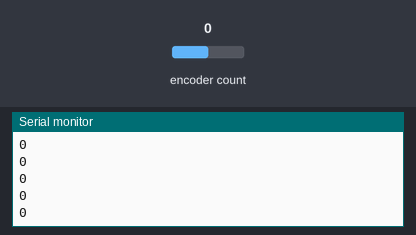
The sketch below on a simulated Arduino Uno, built with avr-gcc and run on an emulated ATmega328P. Shown: the last lines printed to the serial monitor. The inputs (shaded band) are chosen by the test bench; at power-on: encoder count 0.

Above: at 1.2 s.
1.3 s: encoder count set to 1
At 1.31 s:
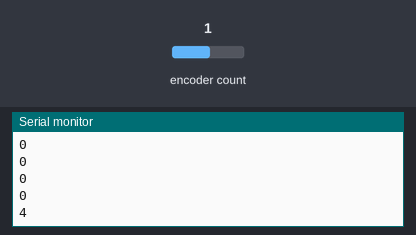
2.8 s: encoder count set to 0
At 2.81 s:
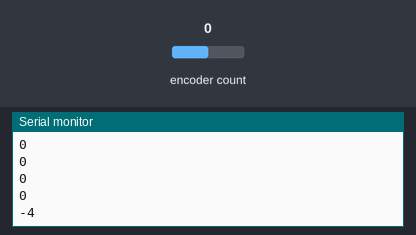
Timing chart, 0 to 5.8 s (numbered marks = the images above; inputs shaded):
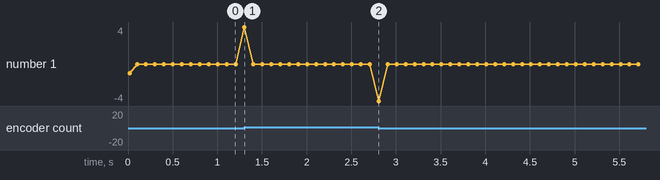

The sketch:

encoder.ino
```cpp
#include <Encoder.h>
#include <util/atomic.h>

// Change these two numbers to the pins connected to your encoder.
//   Best Performance: both pins have interrupt capability
//   Good Performance: only the first pin has interrupt capability
//   Low Performance:  neither pin has interrupt capability
Encoder myEnc(2,3);
//   avoid using pins with LEDs attached

void setup() {
  Serial.begin(9600);
  Serial.println("Basic Encoder Test:");
}

long oldPosition  = -999;
int velocity = 0;

long timePrev = millis();
void loop() {


  long newPosition = myEnc.read();
  int currTime = millis();
  velocity = ((newPosition - oldPosition)*100) / (currTime - timePrev);
  //Serial.println(newPosition - oldPosition);
  oldPosition = newPosition;
  timePrev = currTime;
  //Serial.println(newPosition);
  Serial.println(velocity);

  delay(100);
}
```

Measured:
- after the input at 1.3 s, the serial monitor: prints a new line at once (image 1)
- after the input at 2.8 s, the serial monitor: prints a new line at once (image 2)
